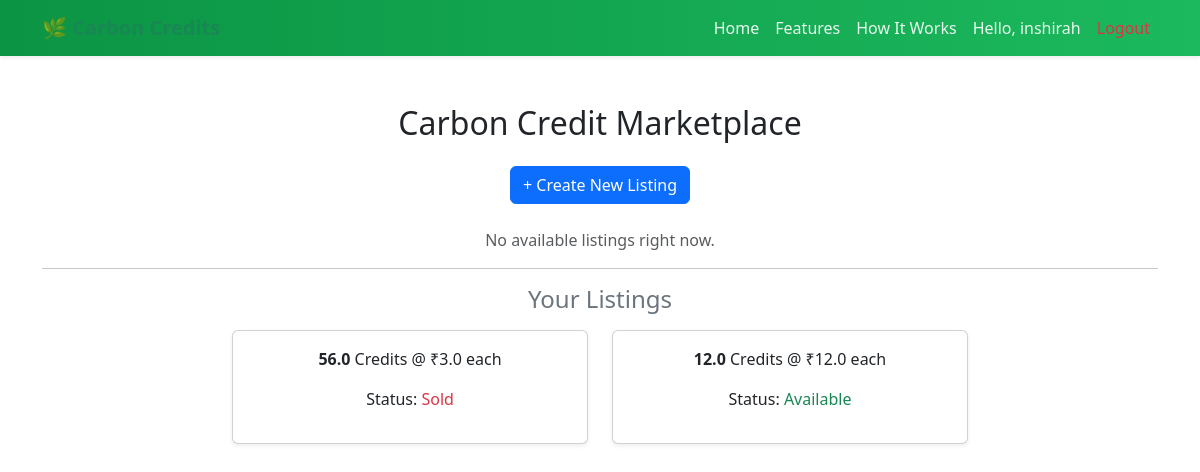
The app's page /marketplace (signed in) with its own data.
### models.py (models this page shows)
class User(db.Model, UserMixin):
    id = db.Column(db.Integer, primary_key=True)
    username = db.Column(db.String(80), unique=True, nullable=False)
    password = db.Column(db.String(200), nullable=False)
    credits = db.Column(db.Float, default=1000.0)
    wallet_balance = db.Column(db.Float, default=5000.0)

class MarketplaceListing(db.Model):
    id = db.Column(db.Integer, primary_key=True)
    user_id = db.Column(db.Integer, db.ForeignKey("user.id"), nullable=False)
    credits = db.Column(db.Float, nullable=False)
    price_per_credit = db.Column(db.Float, nullable=False)
    total_price = db.Column(db.Float, nullable=False)
    status = db.Column(db.String(20), default="available")  # available / sold
    created_at = db.Column(db.DateTime, default=datetime.utcnow)
    user = db.relationship("User", backref="listings", lazy=True)

### app.py (the view)
@app.route("/marketplace")
@login_required
def marketplace():
    listings = MarketplaceListing.query.filter(
        MarketplaceListing.status == "available",
        MarketplaceListing.user_id != current_user.id
    ).all()
    user_listings = MarketplaceListing.query.filter_by(user_id=current_user.id).all()
    return render_template("marketplace.html", listings=listings, user_listings=user_listings)

### app.py (called while the page is built)
@login_manager.user_loader
def load_user(user_id):
    return User.query.get(int(user_id))

### templates/marketplace.html
{% extends 'base.html' %}
{% block content %}
<div class="container mt-5">
  <h2 class="text-center mb-4">Carbon Credit Marketplace</h2>
  <div class="text-center mb-4">
    <a href="{{ url_for('create_listing') }}" class="btn btn-primary">+ Create New Listing</a>
  </div>
  {% if listings %}
  <h4 class="text-center mb-3 text-success">Available Listings</h4>
  <div class="row justify-content-center">
    {% for listing in listings %}
      <div class="col-md-4 mb-4">
        <div class="card shadow-sm text-center p-3">
          <h5>Seller: {{ listing.user.username }}</h5>
          <p>{{ listing.credits }} Credits @ ₹{{ listing.price_per_credit }} each</p>
          <p><strong>Total:</strong> ₹{{ listing.total_price }}</p>
          <form action="{{ url_for('buy_credits', listing_id=listing.id) }}" method="POST">
            <button type="submit" class="btn btn-success">Buy Credits</button>
          </form>
        </div>
      </div>
    {% endfor %}
  </div>
  {% else %}
  <p class="text-center text-muted mt-4">No available listings right now.</p>
  {% endif %}
  {% if user_listings %}
  <hr>
  <h4 class="text-center mb-3 text-secondary">Your Listings</h4>
  <div class="row justify-content-center">
    {% for listing in user_listings %}
      <div class="col-md-4 mb-4">
        <div class="card shadow-sm text-center p-3">
          <p><strong>{{ listing.credits }}</strong> Credits @ ₹{{ listing.price_per_credit }} each</p>
          <p>Status:
            {% if listing.status == 'available' %}
              <span class="text-success">Available</span>
            {% else %}
              <span class="text-danger">Sold</span>
            {% endif %}
          </p>
        </div>
      </div>
    {% endfor %}
  </div>
  {% endif %}
</div>
{% endblock %}

### templates/base.html (shortened to what this page needs)
<!DOCTYPE html>
<html lang="en">
<head>
    <link rel="stylesheet" href="{{ url_for('static', filename='style.css') }}">
    <link href="https://cdn.jsdelivr.net/npm/bootstrap@5.3.2/dist/css/bootstrap.min.css" rel="stylesheet">
    <link rel="stylesheet" href="https://use.fontawesome.com/releases/v5.11.2/css/all.css">
</head>
<body>
    <nav class="navbar navbar-expand-lg navbar-light bg-light sticky-top shadow-sm">
        <div class="container">
            <a class="navbar-brand fw-bold text-success" href="{{ url_for('home') }}">🌿 Carbon Credits</a>
            <div class="collapse navbar-collapse justify-content-end" id="navbarNav">
                <ul class="navbar-nav">
                    <li class="nav-item"><a class="nav-link" href="{{ url_for('home') }}">Home</a></li>
                    <li class="nav-item"><a class="nav-link" href="#features">Features</a></li>
                    <li class="nav-item"><a class="nav-link" href="#how">How It Works</a></li>
                    {% if current_user.is_authenticated %}
                        <li class="nav-item"><a class="nav-link">Hello, {{ current_user.username }}</a></li>
                        <li class="nav-item"><a class="nav-link text-danger" href="{{ url_for('logout') }}">Logout</a></li>
                    {% else %}
                        <li class="nav-item"><a class="nav-link" data-bs-toggle="modal" data-bs-target="#loginModal">Login</a></li>
                        <li class="nav-item"><a class="nav-link" data-bs-toggle="modal" data-bs-target="#signupModal">Sign Up</a></li>
                    {% endif %}
                </ul>
            </div>
        </div>
    </nav>
    {% block content %}{% endblock %}
</body>
</html>

### static/style.css (style rules this page uses)
body { font-family: "Poppins", sans-serif; background-color: #f8f9fa; color: #333; margin: 0; padding: 0; }
.navbar { background: linear-gradient(90deg, #0b9444, #1cb95e); padding: 0.8rem 1.5rem; }
.navbar-brand { font-weight: 700; font-size: 1.5rem; color: #fff !important; }
.nav-link { color: #e9f9ee !important; font-weight: 500; transition: color 0.3s ease; }
.card { border-radius: 15px; transition: transform 0.2s ease, box-shadow 0.2s ease; }

### records on screen
User: username "inshirah"
MarketplaceListing: credits "56.0", price_per_credit "3.0", status "Sold"
MarketplaceListing: credits "12.0", price_per_credit "12.0", status "Available"
